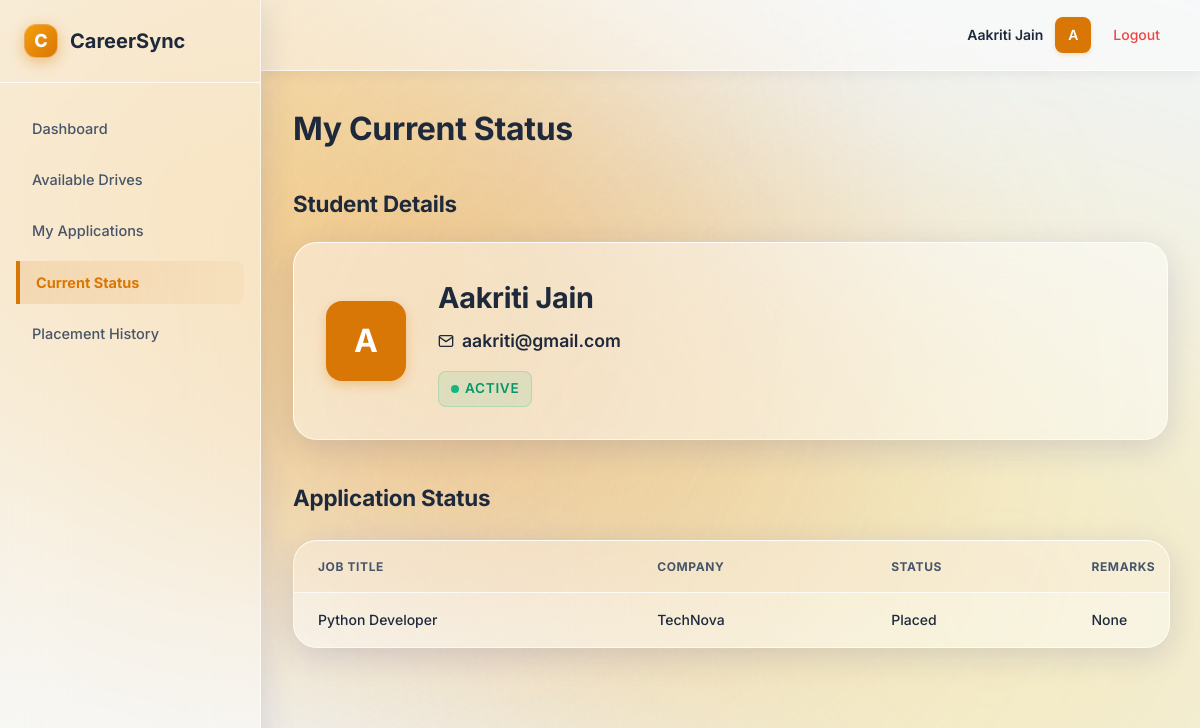
Before: /student/status (signed in) with the older database file.
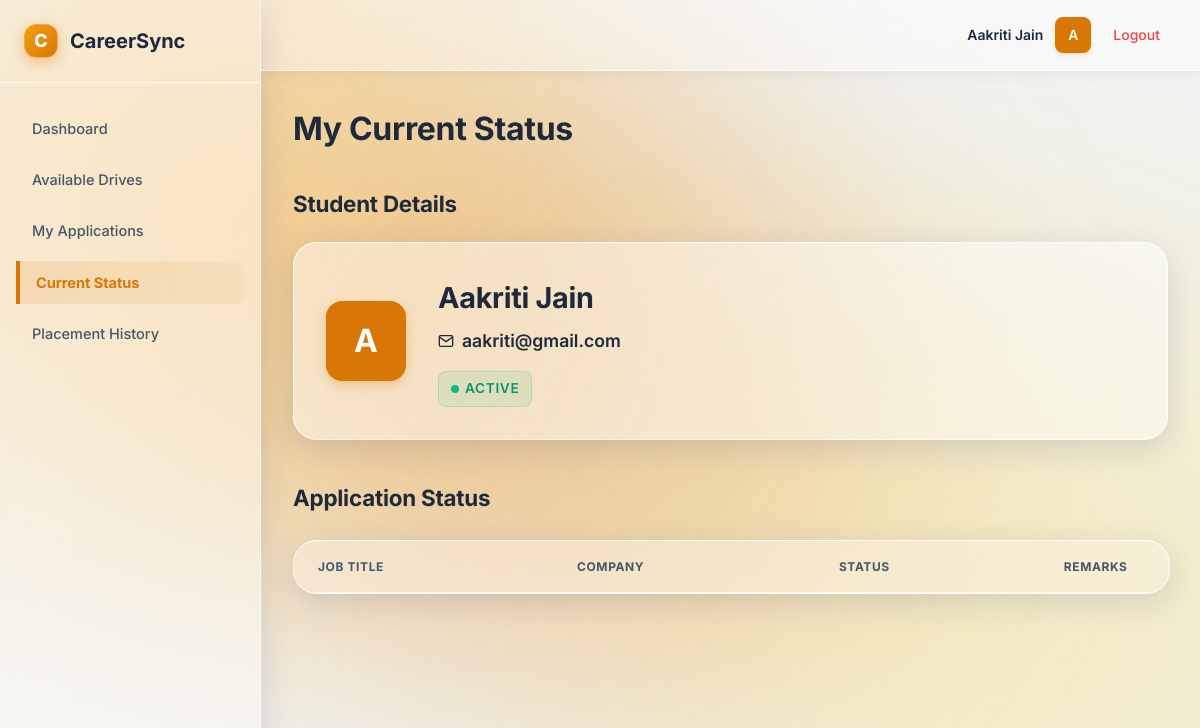
After: the same page with the newer database file.
### models.py (models this page shows)
class Application(db.Model):
    id = db.Column(db.Integer, primary_key = True)
    student_id = db.Column(db.Integer, db.ForeignKey('student.id'), nullable = False)
    drive_id = db.Column(db.Integer, db.ForeignKey('placement_drive.id'), nullable = False)
    application_date = db.Column(db.DateTime, default = datetime.now(UTC))
    status = db.Column(db.String(50), default = "Applied")
    remarks = db.Column(db.String(100))
    __table_args__ = (db.UniqueConstraint('student_id', 'drive_id', name = 'unique_application'),)

class PlacementDrive(db.Model):
    id = db.Column(db.Integer, primary_key = True)
    company_id = db.Column(db.Integer, db.ForeignKey('company.id'), nullable=False)
    job_title = db.Column(db.String(100), nullable = False)
    job_description = db.Column(db.Text, nullable = False)
    skills_required = db.Column(db.String(100), nullable = False)
    package_range = db.Column(db.String(100))
    location = db.Column(db.String(100), nullable = False)
    application_deadline = db.Column(db.DateTime, nullable = False)
    status = db.Column(db.String(50), default = "Pending")
    created_at = db.Column(db.DateTime, default = datetime.now(UTC))
    applications = db.relationship('Application', backref = 'drive', lazy = True)
    eligibility_criteria = db.Column(db.String(100), nullable = False)

class Company(db.Model):
    id = db.Column(db.Integer, primary_key = True)
    company_name = db.Column(db.String(100), nullable = False)
    email = db.Column(db.String(100), nullable = False, unique = True)
    pass_hash = db.Column(db.String(100), nullable = False )
    hr_contact = db.Column(db.Integer, nullable = False)
    website = db.Column(db.String(100), nullable = False)
    domain = db.Column(db.String(100), nullable = False)
    description = db.Column(db.Text, nullable = False)
    approval_status = db.Column(db.String(50), default = "Pending")
    is_active = db.Column(db.Boolean, default = True)
    created_at = db.Column(db.DateTime, default = datetime.now(UTC))
    type_of_employment = db.Column(db.String(100))
    drives = db.relationship('PlacementDrive', backref = 'company', lazy = True)

### app.py (the view)
@app.route("/student/status")
def student_status():
    if not student_logged_in():
        flash("Unauthorized access.")
        return redirect(url_for("login"))
    student = Student.query.get_or_404(session["user_id"])
    applications = Application.query.filter_by(student_id = student.id).all()
    return render_template(
        "student_status.html",
        student = student,
        applications = applications)

### app.py (called while the page is built)
def student_logged_in():
    return "user_id" in session and session.get("role") =="student"

### templates/student_status.html (shortened to what this page needs)
{% extends "base.html" %}
{% block content %}
<h1>My Current Status</h1>
<h2 class="section-title">Student Details</h2>
<div class="student-profile-card">
    <div class="profile-avatar">
        {{ student.full_name[0] if student.full_name else 'S' }}
    </div>
    <div class="profile-info">
        <h3 class="profile-name">{{ student.full_name }}</h3>
        <p class="profile-email">
            {{ student.email }}
        </p>
        {% if student.is_active %}
        <div class="status-badge status-active">
            <span class="indicator"></span> Active
        </div>
        {% else %}
        <div class="status-badge status-inactive">
            <span class="indicator"></span> Inactive
        </div>
        {% endif %}
    </div>
</div>
<h2 class="section-title">Application Status</h2>
<table>
    <tr>
        <th>Job Title</th>
        <th>Company</th>
        <th>Status</th>
        <th>Remarks</th>
    </tr>
    {% for application in applications %}
    <tr>
        <td>{{ application.drive.job_title }}</td>
        <td>{{ application.drive.company.company_name }}</td>
        <td>{{ application.status }}</td>
        <td>{{ application.remarks }}</td>
    </tr>
    {% endfor %}
</table>
{% endblock %}

Changed rows visible on the page:
removed Application: drive.job_title "Python Developer", drive.company.company_name "TechNova", status "Placed", remarks "None"
